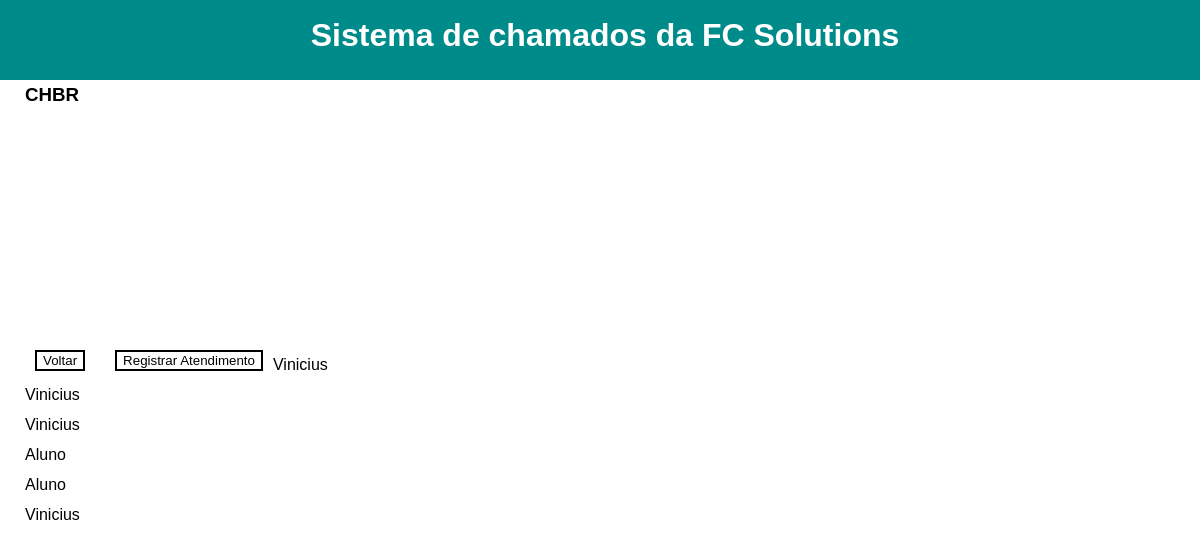
Screenshot of /detalhes/ (signed in) with the database file from the repository.
### Solutions/models.py (models this page shows, shortened)
class Atendimento(models.Model):
    descricao = models.TextField('Descrição', max_length=500, blank=True, null=True)
    autor = models.ForeignKey(Funcionario, on_delete=models.CASCADE, blank=True, null=True)
    chamado = models.ForeignKey(Chamado, on_delete=models.CASCADE, blank=True, null=True)

class Funcionario(models.Model):
    nome = models.CharField('Nome', max_length=128, blank=True, null=True)
    usuario = models.ForeignKey(User, on_delete=models.CASCADE, null=True)
    def __str__(self):
        return self.nome

### Solutions/views.py (the view)
# urls.py: path('detalhes/', atendimentoGet, name='atendimentoGet'),
def atendimentoGet(request):
    atendimentos = []
    if request.user.is_authenticated:
        if request.user.is_superuser:
            atendimentos = Atendimento.objects.filter()
        else:
            atendimentos = Atendimento.objects.filter(autor__usuario=request.user)
    else:
        return render(request, 'Solutions/erro_autenticacao.html', {})
    return render(request, 'Solutions/detalhes.html', {'atendimentos':atendimentos})

### Solutions/templates/Solutions/detalhes.html (shortened to what this page needs)
{% load static %}
<!DOCTYPE html>
<html>
<head>
    <link rel="stylesheet" href="{% static 'css/estilo.css' %}">
</head>
<body>
    <div class="menu">
        <h1 class="h1">Sistema de chamados da FC Solutions</h1>
    </div>
    <div class="detalhes">
        <h3>CH{{chamado.id}}BR</h3><br>
        <p>{{chamado.titulo}}</p><br>
        <p>{{chamado.autor.nome}}</p><br>
        <p>{{chamado.descricao}}</p><br>
        <p>{{chamado.telefone}}</p><br>
        <p>{{chamado.data_abertura}}</p><br>
        <p>{{chamado.categoria.nome}}</p><br>
        <p>{{chamado.status.nome}}</p><br>
        <form action="/" style="float: left;"><button class="botton">Voltar</button></form>
        <form action="/atendimento" style="float: left;"><button class="botton">Registrar Atendimento</button></form>
        {% for atendimento in atendimentos %}
            <p>{{atendimento.autor}} </p>
        {% endfor %}
    </div>
</body>
</html>

### Solutions/static/css/estilo.css (style rules this page uses)
* { font-family: sans-serif; text-decoration: none; margin: auto; }
body { font-family: 'Lucida Sans', 'Lucida Sans Regular', 'Lucida Grande', 'Lucida Sans Unicode', Geneva, Verdana, sans-serif; line-height: 30px; }
form, h1, h2, h3, p { padding-left: 10px; }
.botton { background-color: white; color: black; border: 2px solid; margin-right: 10px; margin-left: 10px; float: left; }
h1 { color:white; font-family: 'Lucida Sans', 'Lucida Sans Regular', 'Lucida Grande', 'Lucida Sans Unicode', Geneva, Verdana, sans-serif; text-align: center; padding-top: 20px; }
.menu { width: 100%; height: 80px; background-color: darkcyan; }
.detalhes { padding-left: 15px; }

### rows the page displays
Atendimento: autor "Vinicius"
Atendimento: autor "Vinicius"
Atendimento: autor "Vinicius"
Atendimento: autor "Aluno"
Atendimento: autor "Aluno"
Atendimento: autor "Vinicius"
